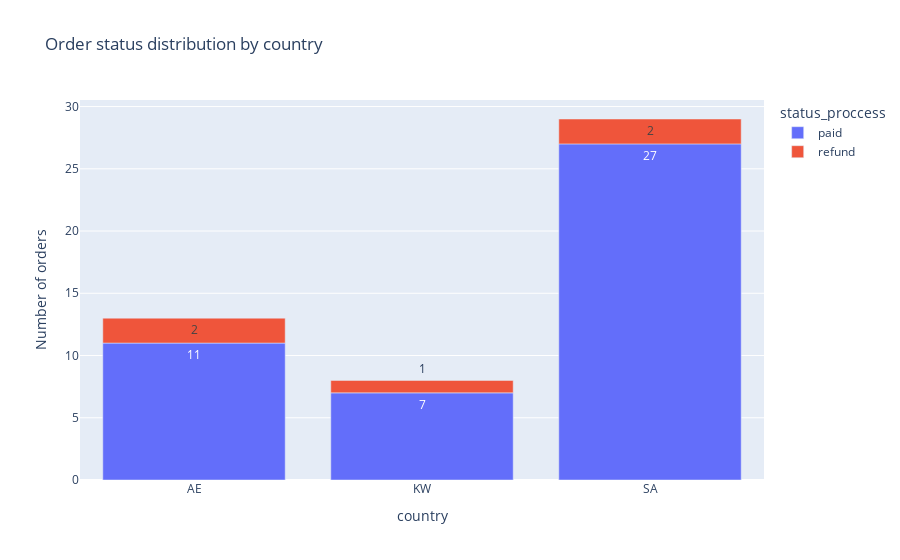

Notebook code for this chart:
### Markdown cell above
- What is the refund rate by country?

### Code cell
status_by_country = df.groupby(['country', 'status_proccess']).size().reset_index(name='count')

refund_rate = df[df['status_proccess'] == 'refund'].groupby('country').size() / df.groupby('country').size() * 100

print("Refund rate by country:")
print(refund_rate)

fig = px.bar(status_by_country, x='country', y='count', color='status_proccess', text='count', title='Order status distribution by country',)
fig.update_yaxes(title_text="Number of orders")
fig.show()

save_fig(fig, FIGS / "refund_by_country.png")

### Figure 1 — Plotly figure (JSON) as saved in the notebook; plotly's stock layout.template omitted (floating-point values rounded to 4 significant figures)
{"data": [{"hovertemplate": "status_proccess=paid<br>country=%{x}<br>count=%{text}<extra></extra>", "legendgroup": "paid", "marker": {"color": "#636efa", "pattern": {"shape": ""}}, "name": "paid", "orientation": "v", "showlegend": true, "text": [11.0, 7.0, 27.0], "textposition": "auto", "type": "bar", "x": ["AE", "KW", "SA"], "xaxis": "x", "y": [11, 7, 27], "yaxis": "y"}, {"hovertemplate": "status_proccess=refund<br>country=%{x}<br>count=%{text}<extra></extra>", "legendgroup": "refund", "marker": {"color": "#EF553B", "pattern": {"shape": ""}}, "name": "refund", "orientation": "v", "showlegend": true, "text": [2.0, 1.0, 2.0], "textposition": "auto", "type": "bar", "x": ["AE", "KW", "SA"], "xaxis": "x", "y": [2, 1, 2], "yaxis": "y"}], "layout": {"barmode": "relative", "legend": {"title": {"text": "status_proccess"}, "tracegroupgap": 0}, "title": {"text": "Order status distribution by country"}, "xaxis": {"anchor": "y", "domain": [0, 1], "title": {"text": "country"}}, "yaxis": {"anchor": "x", "domain": [0, 1], "title": {"text": "Number of orders"}}}}
